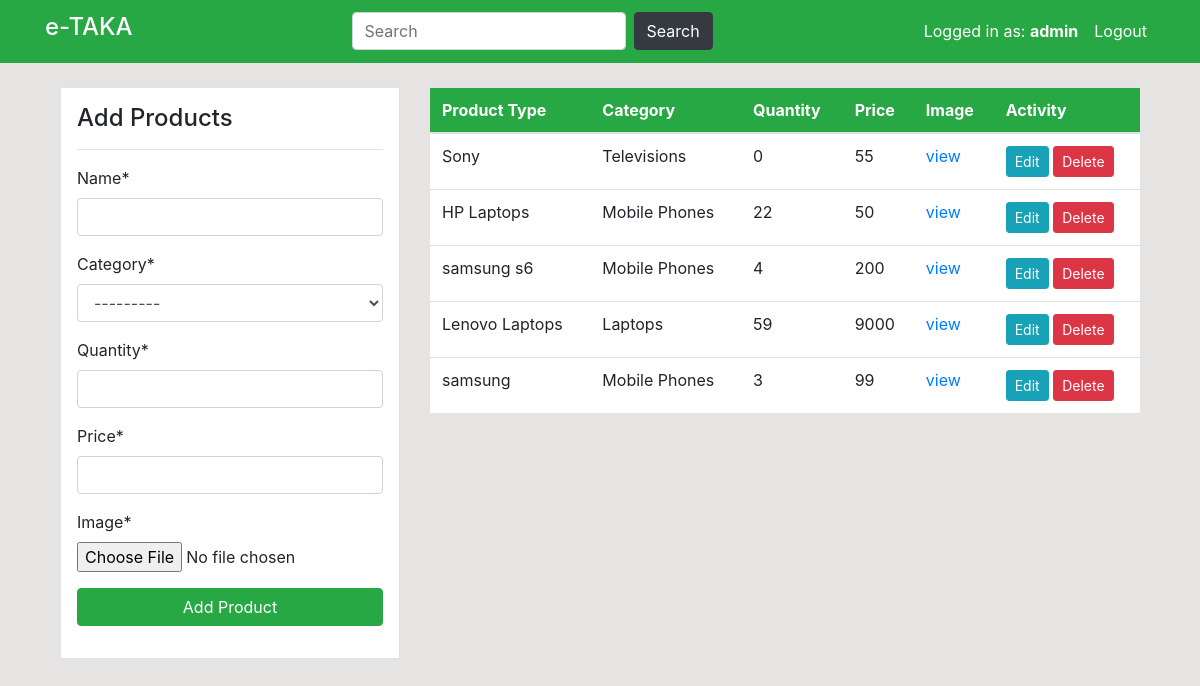
/product1/ (signed in), run on the app's committed database.
### users/models.py (models this page shows, shortened)
class Product(models.Model):
    id = models.AutoField(primary_key=True)
    name = models.CharField(max_length=100, null=True)
    quantity = models.PositiveIntegerField(null=True)
    category = models.CharField(max_length=50, choices=CATEGORY, null=True)
    price = models.IntegerField()
    image = models.ImageField(upload_to='images/products', null=True)
    @property
    def imageURL(self):
        try:
            url = self.image.url
        except:
            url = ''
        return url

### users/views.py (the view)
# urls.py: path('product1/', user_views.product1, name='user-product'),
@login_required(login_url='login')
def product1(request):
    items = Product.objects.all()  # Using ORM
    product_count = items.count()
    generators_count = User.objects.all().count()
    orders_count = Order.objects.all().count()
    if request.method == 'POST':
        form = ProductForm(request.POST, request.FILES)
        if form.is_valid():
            form.save()
            product_name = form.cleaned_data.get('name')
            messages.success(request, f'{product_name} has been added')
            return redirect('dashboard-product')
    else:
        form = ProductForm()
    context = {
        'items': items,
        'form': form,
        'generators_count': generators_count,
        'orders_count': orders_count,
        'product_count': product_count,
    }
    return render(request, 'dashboard/product.html', context)

### users/forms.py
class ProductForm(forms.ModelForm):
    class Meta:
        model = Product
        fields = ['name', 'category', 'quantity','price', 'image']

### users/templates/dashboard/product.html (shortened to what this page needs)
{% extends 'partials/base.html'%}
{% load crispy_forms_tags %}
{%block content%}
    <div class="container">
        <div class="row my-4">
            <div class="col-md-4">
                <div class="border bg-white p-3">
                    <h4>Add Products</h4>
                    <hr>
                    <form method="POST" enctype="multipart/form-data">
                        {{ form|crispy }}
                        <input class="btn btn-success btn-block" type="submit" value="Add Product">
                    </form>
                </div>
            </div>
            <div class="col-md-8">
                <table class="table bg-white">
                    <thead class="bg-success">
                        <tr class="text-white">
                            <th scope="col">Product Type</th>
                            <th scope="col">Category</th>
                            <th scope="col">Quantity</th>
                            <th scope="col">Price</th>
                             <th scope="col">Image</th>
                            <th scope="col">Activity</th>
                        </tr>
                    </thead>
                    <tbody>
         {% for item in items %}
                        <tr>
                            <td>{{item.name}}</td>
                            <td>{{item.category}}</td>
                            <td>{{item.quantity}}</td>
                            <td>{{item.price}}</td>
                            <td><a href={{item.imageURL}}>view</a></td>
                           <td>
                                <a class="btn btn-info btn-sm" href="{% url 'dashboard-product-update' item.id %}">Edit</a>
                                <a class="btn btn-danger btn-sm" href="{% url 'dashboard-product-delete' item.id %}">Delete</a>
                            </td>
                        </tr>
          {% endfor %}
                    </tbody>
                </table>
            </div>
        </div>
    </div>
{%endblock%}

### users/templates/partials/nav.html (shortened to what this page needs)
<nav class="navbar navbar-expand-lg navbar-info bg-success">
        <div class = "container">
          {% if user.is_authenticated %}
  <a class="navbar-brand text-white" href="{% url 'index' %}"><h4>e-TAKA</h4></a>
  <div class="collapse navbar-collapse" id="navbarSupportedContent">
    <form class="form-inline my-2 my-lg-0">
      <input class="form-control bg-white mr-sm-2" type="search" placeholder="Search" aria-label="Search">
      <button class="btn btn-dark my-2 my-sm-0" type="submit">Search</button>
    </form>
    <ul class="navbar-nav ml-auto">
      <li class="nav-item active">
        <a class="nav-link text-white" href="{%url 'user-profile'%}">Logged in as: <strong>{{ user.username }}</strong> </a>
      </li>
      <li class="nav-item">
        <a class="nav-link text-white" href="{% url 'logout' %}">Logout</a>
      </li>
    </ul>
     {% endif %}
    </div>
          </div>
</nav>

### static/style.css (style rules this page uses)
body { background: rgb(230, 227, 227); }
* { box-sizing: border-box; }

### data on the page
Product: name "Sony", category "Televisions", quantity "0", price "55"
Product: name "HP Laptops", category "Mobile Phones", quantity "22", price "50"
Product: name "samsung s6", category "Mobile Phones", quantity "4", price "200"
Product: name "Lenovo Laptops", category "Laptops", quantity "59", price "9000"
Product: name "samsung", category "Mobile Phones", quantity "3", price "99"

### other printed values
{{ user.username }} "admin"
